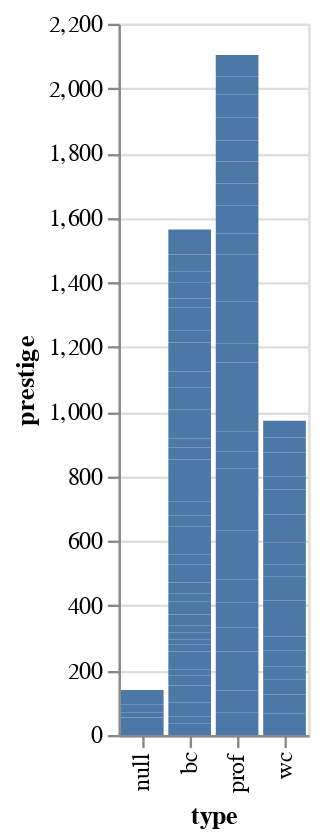

The code cell stored with this chart in its notebook:
### Code cell
alt.Chart(df).mark_bar().encode(
    x='type',
    y='prestige'
)

### Figure 1 — Vega-Lite specification as saved in the notebook (floating-point values rounded to 4 significant figures)
{"config": {"view": {"continuousWidth": 300, "continuousHeight": 300}}, "data": {"name": "data-6a22ce1ee912eff56ccfda5c76891c8a"}, "mark": {"type": "bar"}, "encoding": {"x": {"field": "type", "type": "nominal"}, "y": {"field": "prestige", "type": "quantitative"}}, "$schema": "https://vega.github.io/schema/vega-lite/v5.8.0.json", "datasets": {"data-6a22ce1ee912eff56ccfda5c76891c8a": [{"job": "gov.administrators", "education": 13.11, "income": 12351, "women": 11.16, "prestige": 68.8, "census": 1113, "type": "prof"}, {"job": "general.managers", "education": 12.26, "income": 25879, "women": 4.02, "prestige": 69.1, "census": 1130, "type": "prof"}, {"job": "accountants", "education": 12.77, "income": 9271, "women": 15.7, "prestige": 63.4, "census": 1171, "type": "prof"}, {"job": "purchasing.officers", "education": 11.42, "income": 8865, "women": 9.11, "prestige": 56.8, "census": 1175, "type": "prof"}, {"job": "chemists", "education": 14.62, "income": 8403, "women": 11.68, "prestige": 73.5, "census": 2111, "type": "prof"}, {"job": "physicists", "education": 15.64, "income": 11030, "women": 5.13, "prestige": 77.6, "census": 2113, "type": "prof"}, {"job": "biologists", "education": 15.09, "income": 8258, "women": 25.65, "prestige": 72.6, "census": 2133, "type": "prof"}, {"job": "architects", "education": 15.44, "income": 14163, "women": 2.69, "prestige": 78.1, "census": 2141, "type": "prof"}, {"job": "civil.engineers", "education": 14.52, "income": 11377, "women": 1.03, "prestige": 73.1, "census": 2143, "type": "prof"}, {"job": "mining.engineers", "education": 14.64, "income": 11023, "women": 0.94, "prestige": 68.8, "census": 2153, "type": "prof"}, {"job": "surveyors", "education": 12.39, "income": 5902, "women": 1.91, "prestige": 62.0, "census": 2161, "type": "prof"}, {"job": "draughtsmen", "education": 12.3, "income": 7059, "women": 7.83, "prestige": 60.0, "census": 2163, "type": "prof"}, {"job": "computer.programers", "education": 13.83, "income": 8425, "women": 15.33, "prestige": 53.8, "census": 2183, "type": "prof"}, {"job": "economists", "education": 14.44, "income": 8049, "women": 57.31, "prestige": 62.2, "census": 2311, "type": "prof"}, {"job": "psychologists", "education": 14.36, "income": 7405, "women": 48.28, "prestige": 74.9, "census": 2315, "type": "prof"}, {"job": "social.workers", "education": 14.21, "income": 6336, "women": 54.77, "prestige": 55.1, "census": 2331, "type": "prof"}, {"job": "lawyers", "education": 15.77, "income": 19263, "women": 5.13, "prestige": 82.3, "census": 2343, "type": "prof"}, {"job": "librarians", "education": 14.15, "income": 6112, "women": 77.1, "prestige": 58.1, "census": 2351, "type": "prof"}, {"job": "vocational.counsellors", "education": 15.22, "income": 9593, "women": 34.89, "prestige": 58.3, "census": 2391, "type": "prof"}, {"job": "ministers", "education": 14.5, "income": 4686, "women": 4.14, "prestige": 72.8, "census": 2511, "type": "prof"}, {"job": "university.teachers", "education": 15.97, "income": 12480, "women": 19.59, "prestige": 84.6, "census": 2711, "type": "prof"}, {"job": "primary.school.teachers", "education": 13.62, "income": 5648, "women": 83.78, "prestige": 59.6, "census": 2731, "type": "prof"}, {"job": "secondary.school.teachers", "education": 15.08, "income": 8034, "women": 46.8, "prestige": 66.1, "census": 2733, "type": "prof"}, {"job": "physicians", "education": 15.96, "income": 25308, "women": 10.56, "prestige": 87.2, "census": 3111, "type": "prof"}, {"job": "veterinarians", "education": 15.94, "income": 14558, "women": 4.32, "prestige": 66.7, "census": 3115, "type": "prof"}, {"job": "osteopaths.chiropractors", "education": 14.71, "income": 17498, "women": 6.91, "prestige": 68.4, "census": 3117, "type": "prof"}, {"job": "nurses", "education": 12.46, "income": 4614, "women": 96.12, "prestige": 64.7, "census": 3131, "type": "prof"}, {"job": "nursing.aides", "education": 9.45, "income": 3485, "women": 76.14, "prestige": 34.9, "census": 3135, "type": "bc"}, {"job": "physio.therapsts", "education": 13.62, "income": 5092, "women": 82.66, "prestige": 72.1, "census": 3137, "type": "prof"}, {"job": "pharmacists", "education": 15.21, "income": 10432, "women": 24.71, "prestige": 69.3, "census": 3151, "type": "prof"}, {"job": "medical.technicians", "education": 12.79, "income": 5180, "women": 76.04, "prestige": 67.5, "census": 3156, "type": "wc"}, {"job": "commercial.artists", "education": 11.09, "income": 6197, "women": 21.03, "prestige": 57.2, "census": 3314, "type": "prof"}, {"job": "radio.tv.announcers", "education": 12.71, "income": 7562, "women": 11.15, "prestige": 57.6, "census": 3337, "type": "wc"}, {"job": "athletes", "education": 11.44, "income": 8206, "women": 8.13, "prestige": 54.1, "census": 3373, "type": null}, {"job": "secretaries", "education": 11.59, "income": 4036, "women": 97.51, "prestige": 46.0, "census": 4111, "type": "wc"}, {"job": "typists", "education": 11.49, "income": 3148, "women": 95.97, "prestige": 41.9, "census": 4113, "type": "wc"}, {"job": "bookkeepers", "education": 11.32, "income": 4348, "women": 68.24, "prestige": 49.4, "census": 4131, "type": "wc"}, {"job": "tellers.cashiers", "education": 10.64, "income": 2448, "women": 91.76, "prestige": 42.3, "census": 4133, "type": "wc"}, {"job": "computer.operators", "education": 11.36, "income": 4330, "women": 75.92, "prestige": 47.7, "census": 4143, "type": "wc"}, {"job": "shipping.clerks", "education": 9.17, "income": 4761, "women": 11.37, "prestige": 30.9, "census": 4153, "type": "wc"}, {"job": "file.clerks", "education": 12.09, "income": 3016, "women": 83.19, "prestige": 32.7, "census": 4161, "type": "wc"}, {"job": "receptionsts", "education": 11.04, "income": 2901, "women": 92.86, "prestige": 38.7, "census": 4171, "type": "wc"}, {"job": "mail.carriers", "education": 9.22, "income": 5511, "women": 7.62, "prestige": 36.1, "census": 4172, "type": "wc"}, {"job": "postal.clerks", "education": 10.07, "income": 3739, "women": 52.27, "prestige": 37.2, "census": 4173, "type": "wc"}, {"job": "telephone.operators", "education": 10.51, "income": 3161, "women": 96.14, "prestige": 38.1, "census": 4175, "type": "wc"}, {"job": "collectors", "education": 11.2, "income": 4741, "women": 47.06, "prestige": 29.4, "census": 4191, "type": "wc"}, {"job": "claim.adjustors", "education": 11.13, "income": 5052, "women": 56.1, "prestige": 51.1, "census": 4192, "type": "wc"}, {"job": "travel.clerks", "education": 11.43, "income": 6259, "women": 39.17, "prestige": 35.7, "census": 4193, "type": "wc"}, {"job": "office.clerks", "education": 11.0, "income": 4075, "women": 63.23, "prestige": 35.6, "census": 4197, "type": "wc"}, {"job": "sales.supervisors", "education": 9.84, "income": 7482, "women": 17.04, "prestige": 41.5, "census": 5130, "type": "wc"}, {"job": "commercial.travellers", "education": 11.13, "income": 8780, "women": 3.16, "prestige": 40.2, "census": 5133, "type": "wc"}, {"job": "sales.clerks", "education": 10.05, "income": 2594, "women": 67.82, "prestige": 26.5, "census": 5137, "type": "wc"}, {"job": "newsboys", "education": 9.62, "income": 918, "women": 7.0, "prestige": 14.8, "census": 5143, "type": null}, {"job": "service.station.attendant", "education": 9.93, "income": 2370, "women": 3.69, "prestige": 23.3, "census": 5145, "type": "bc"}, {"job": "insurance.agents", "education": 11.6, "income": 8131, "women": 13.09, "prestige": 47.3, "census": 5171, "type": "wc"}, {"job": "real.estate.salesmen", "education": 11.09, "income": 6992, "women": 24.44, "prestige": 47.1, "census": 5172, "type": "wc"}, {"job": "buyers", "education": 11.03, "income": 7956, "women": 23.88, "prestige": 51.1, "census": 5191, "type": "wc"}, {"job": "firefighters", "education": 9.47, "income": 8895, "women": 0.0, "prestige": 43.5, "census": 6111, "type": "bc"}, {"job": "policemen", "education": 10.93, "income": 8891, "women": 1.65, "prestige": 51.6, "census": 6112, "type": "bc"}, {"job": "cooks", "education": 7.74, "income": 3116, "women": 52.0, "prestige": 29.7, "census": 6121, "type": "bc"}, {"job": "bartenders", "education": 8.5, "income": 3930, "women": 15.51, "prestige": 20.2, "census": 6123, "type": "bc"}, {"job": "funeral.directors", "education": 10.57, "income": 7869, "women": 6.01, "prestige": 54.9, "census": 6141, "type": "bc"}, {"job": "babysitters", "education": 9.46, "income": 611, "women": 96.53, "prestige": 25.9, "census": 6147, "type": null}, {"job": "launderers", "education": 7.33, "income": 3000, "women": 69.31, "prestige": 20.8, "census": 6162, "type": "bc"}, {"job": "janitors", "education": 7.11, "income": 3472, "women": 33.57, "prestige": 17.3, "census": 6191, "type": "bc"}, {"job": "elevator.operators", "education": 7.58, "income": 3582, "women": 30.08, "prestige": 20.1, "census": 6193, "type": "bc"}, {"job": "farmers", "education": 6.84, "income": 3643, "women": 3.6, "prestige": 44.1, "census": 7112, "type": null}, {"job": "farm.workers", "education": 8.6, "income": 1656, "women": 27.75, "prestige": 21.5, "census": 7182, "type": "bc"}, {"job": "rotary.well.drillers", "education": 8.88, "income": 6860, "women": 0.0, "prestige": 35.3, "census": 7711, "type": "bc"}, {"job": "bakers", "education": 7.54, "income": 4199, "women": 33.3, "prestige": 38.9, "census": 8213, "type": "bc"}, {"job": "slaughterers.1", "education": 7.64, "income": 5134, "women": 17.26, "prestige": 25.2, "census": 8215, "type": "bc"}, {"job": "slaughterers.2", "education": 7.64, "income": 5134, "women": 17.26, "prestige": 34.8, "census": 8215, "type": "bc"}, {"job": "canners", "education": 7.42, "income": 1890, "women": 72.24, "prestige": 23.2, "census": 8221, "type": "bc"}, {"job": "textile.weavers", "education": 6.69, "income": 4443, "women": 31.36, "prestige": 33.3, "census": 8267, "type": "bc"}, {"job": "textile.labourers", "education": 6.74, "income": 3485, "women": 39.48, "prestige": 28.8, "census": 8278, "type": "bc"}, {"job": "tool.die.makers", "education": 10.09, "income": 8043, "women": 1.5, "prestige": 42.5, "census": 8311, "type": "bc"}, {"job": "machinists", "education": 8.81, "income": 6686, "women": 4.28, "prestige": 44.2, "census": 8313, "type": "bc"}, {"job": "sheet.metal.workers", "education": 8.4, "income": 6565, "women": 2.3, "prestige": 35.9, "census": 8333, "type": "bc"}, {"job": "welders", "education": 7.92, "income": 6477, "women": 5.17, "prestige": 41.8, "census": 8335, "type": "bc"}, {"job": "auto.workers", "education": 8.43, "income": 5811, "women": 13.62, "prestige": 35.9, "census": 8513, "type": "bc"}, {"job": "aircraft.workers", "education": 8.78, "income": 6573, "women": 5.78, "prestige": 43.7, "census": 8515, "type": "bc"}, {"job": "electronic.workers", "education": 8.76, "income": 3942, "women": 74.54, "prestige": 50.8, "census": 8534, "type": "bc"}, {"job": "radio.tv.repairmen", "education": 10.29, "income": 5449, "women": 2.92, "prestige": 37.2, "census": 8537, "type": "bc"}, {"job": "sewing.mach.operators", "education": 6.38, "income": 2847, "women": 90.67, "prestige": 28.2, "census": 8563, "type": "bc"}, {"job": "auto.repairmen", "education": 8.1, "income": 5795, "women": 0.81, "prestige": 38.1, "census": 8581, "type": "bc"}, {"job": "aircraft.repairmen", "education": 10.1, "income": 7716, "women": 0.78, "prestige": 50.3, "census": 8582, "type": "bc"}, {"job": "railway.sectionmen", "education": 6.67, "income": 4696, "women": 0.0, "prestige": 27.3, "census": 8715, "type": "bc"}, {"job": "electrical.linemen", "education": 9.05, "income": 8316, "women": 1.34, "prestige": 40.9, "census": 8731, "type": "bc"}, {"job": "electricians", "education": 9.93, "income": 7147, "women": 0.99, "prestige": 50.2, "census": 8733, "type": "bc"}, {"job": "construction.foremen", "education": 8.24, "income": 8880, "women": 0.65, "prestige": 51.1, "census": 8780, "type": "bc"}, {"job": "carpenters", "education": 6.92, "income": 5299, "women": 0.56, "prestige": 38.9, "census": 8781, "type": "bc"}, {"job": "masons", "education": 6.6, "income": 5959, "women": 0.52, "prestige": 36.2, "census": 8782, "type": "bc"}, {"job": "house.painters", "education": 7.81, "income": 4549, "women": 2.46, "prestige": 29.9, "census": 8785, "type": "bc"}, {"job": "plumbers", "education": 8.33, "income": 6928, "women": 0.61, "prestige": 42.9, "census": 8791, "type": "bc"}, {"job": "construction.labourers", "education": 7.52, "income": 3910, "women": 1.09, "prestige": 26.5, "census": 8798, "type": "bc"}, {"job": "pilots", "education": 12.27, "income": 14032, "women": 0.58, "prestige": 66.1, "census": 9111, "type": "prof"}, {"job": "train.engineers", "education": 8.49, "income": 8845, "women": 0.0, "prestige": 48.9, "census": 9131, "type": "bc"}, {"job": "bus.drivers", "education": 7.58, "income": 5562, "women": 9.47, "prestige": 35.9, "census": 9171, "type": "bc"}, {"job": "taxi.drivers", "education": 7.93, "income": 4224, "women": 3.59, "prestige": 25.1, "census": 9173, "type": "bc"}, {"job": "longshoremen", "education": 8.37, "income": 4753, "women": 0.0, "prestige": 26.1, "census": 9313, "type": "bc"}, {"job": "typesetters", "education": 10.0, "income": 6462, "women": 13.58, "prestige": 42.2, "census": 9511, "type": "bc"}, {"job": "bookbinders", "education": 8.55, "income": 3617, "women": 70.87, "prestige": 35.2, "census": 9517, "type": "bc"}]}}
